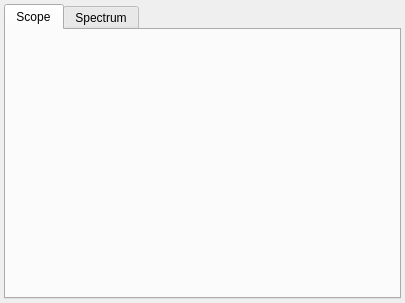
<?xml version="1.0" encoding="UTF-8"?>
<ui version="4.0">
 <class>CScopeForm</class>
 <widget class="QDialog" name="CScopeForm">
  <property name="geometry">
   <rect>
    <x>0</x>
    <y>0</y>
    <width>405</width>
    <height>303</height>
   </rect>
  </property>
  <property name="windowTitle">
   <string>Dialog</string>
  </property>
  <layout class="QHBoxLayout" name="horizontalLayout">
   <property name="spacing">
    <number>0</number>
   </property>
   <property name="margin">
    <number>4</number>
   </property>
   <item>
    <widget class="QTabWidget" name="tabWidget">
     <property name="currentIndex">
      <number>0</number>
     </property>
     <widget class="QWidget" name="Scope">
      <attribute name="title">
       <string>Scope</string>
      </attribute>
      <widget class="CScopeControl" name="ScopeControl" native="true">
       <property name="geometry">
        <rect>
         <x>10</x>
         <y>0</y>
         <width>371</width>
         <height>261</height>
        </rect>
       </property>
      </widget>
     </widget>
     <widget class="QWidget" name="Spectrum">
      <attribute name="title">
       <string>Spectrum</string>
      </attribute>
      <widget class="CSpectrumControl" name="SpectrumControl" native="true">
       <property name="geometry">
        <rect>
         <x>10</x>
         <y>0</y>
         <width>371</width>
         <height>261</height>
        </rect>
       </property>
      </widget>
     </widget>
    </widget>
   </item>
  </layout>
 </widget>
 <customwidgets>
  <customwidget>
   <class>CScopeControl</class>
   <extends>QWidget</extends>
   <header>cscopecontrol.h</header>
   <container>1</container>
  </customwidget>
  <customwidget>
   <class>CSpectrumControl</class>
   <extends>QWidget</extends>
   <header>cspectrumcontrol.h</header>
   <container>1</container>
  </customwidget>
 </customwidgets>
 <resources/>
 <connections/>
</ui>
